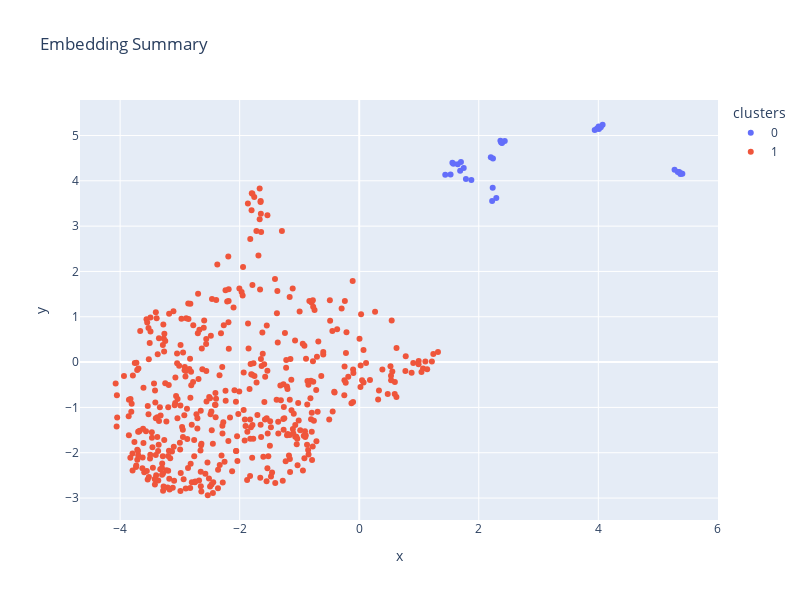

Notebook code for this chart:
### Code cell
df_for_hdbscan = data_visualization.get_df_for_plot(low_dim_embeddings_umap, labels, date_labels, hdbscan_labels)
new_filtered_df_hdbscan = data_visualization.filter_df(df_for_hdbscan, DAYS)
fig_hdbscan, dff = data_visualization.embedding_scatter_plot(new_filtered_df_hdbscan)
fig_hdbscan.show()

### Figure 1 — Plotly figure (JSON) as saved in the notebook; plotly's stock layout.template omitted (floating-point values rounded to 4 significant figures; data arrays with more than 128 entries replaced by an {"elided": "..."} marker saying what was removed)
{"data": [{"customdata": [["-1001034598292", "2023-01-04"], ["-1001034598292", "2023-01-06"], ["-1001034598292", "2023-01-08"], ["-1001034598292", "2023-01-10"], ["-1001034598292", "2023-01-12"], ["-1001262524595", "2023-01-06"], ["-1001277371789", "2023-01-06"], ["-1001277371789", "2023-01-08"], ["-1001546795800", "2023-01-04"], ["-1001553042827", "2023-01-12"], ["-1001662996930", "2023-01-04"], ["-1001662996930", "2023-01-06"], ["-1001662996930", "2023-01-08"], ["-1001662996930", "2023-01-10"], ["-1001663318469", "2023-01-04"], ["-1001676586934", "2023-01-04"], ["-1001676586934", "2023-01-06"], ["-1001676586934", "2023-01-08"], ["-1001676586934", "2023-01-10"], ["-1001676586934", "2023-01-12"], ["-1001700063373", "2023-01-04"], ["-1001700063373", "2023-01-06"], ["-1001700063373", "2023-01-08"], ["-1001700063373", "2023-01-10"], ["-1001700063373", "2023-01-12"], ["-1001702019004", "2023-01-04"], ["-1001702019004", "2023-01-06"], ["-1001702019004", "2023-01-08"], ["-1001702019004", "2023-01-10"], ["-1001702019004", "2023-01-12"], ["-1001710954976", "2023-01-08"], ["-1001832171416", "2023-01-08"], ["-1001856326339", "2023-01-04"]], "hovertemplate": "<b>%{hovertext}</b><br><br>clusters=0<br>x=%{x}<br>y=%{y}<br>ID=%{customdata[0]}<br>date=%{customdata[1]}<extra></extra>", "hovertext": ["Customização do Gnome no Fedora é bem apreciada. D<br>iscussão sobre pirataria e appimages, ressaltando <br>a importância de ter todas as dependências incluíd<br>as. Recomendações de jogos semelhantes ao CS:GO, m<br>encionando Rainbow Six. Problemas com zenity, suas<br> dependências e a transição para yad, considerado <br>mais eficiente. Pergunta sobre o suporte da NVIDIA<br> com Wayland e a situação do zenity no Manjaro. Dú<br>vidas sobre rodar CS:GO no Mint 21.1 e confusão so<br>bre grupos de ajuda, com orientações para procurar<br> suporte apropriado.", "Uso do baloo para busca e gerenciamento de metadad<br>os não mostra palavras-chave. Discussão sobre o tr<br>acker 3, que parece estar instalado. Interesse em <br>adicionar metadados diretamente nos arquivos. Uso <br>de puddletag para músicas e busca de aplicativo pa<br>ra PDFs. Menção ao bibtex como padrão para referên<br>cias de artigos. Regras do grupo Manjaro Brasil ab<br>ordam comportamento esperado. Pergunta sobre softw<br>are de edição de vetores, recomendação do Inkscape<br>. Discussão sobre recurso de placas de vídeo dedic<br>adas no Manjaro e instalação do switcheroo-control<br>.", "Configuração do Telegram e nome de usuário. Proble<br>mas com Bluetooth no Manjaro Gnome e necessidade d<br>e dual boot. Conexão de headset Bluetooth não func<br>iona e adaptador USB é mencionado. Diferenças de f<br>uncionamento do Bluetooth entre Ubuntu e Manjaro. <br>Discussão sobre drivers e versões do kernel, espec<br>ificamente versão 6 no Manjaro. Tentativas de inst<br>alação de Rustdesk e sucesso com TeamViewer e AnyD<br>esk, que funcionou após mudar de Wayland para Xorg<br>. Rustdesk também requer Xorg para funcionar.", "Migração de sistema no Telegram foi fácil e sem pr<br>oblemas. Configuração do Modo Noturno permitiu sil<br>enciar mídias temporariamente. Discussão sobre ger<br>enciar a placa de vídeo Intel UHD Graphics no Manj<br>aro. Pergunta sobre abrir editor de texto no termi<br>nal da tela de login. Dúvidas sobre instalação de <br>driver Nvidia em notebook Asus Vivobook. Problemas<br> de lentidão ao usar o PAMAC para buscar programas<br> no KDE Plasma. Sugestões incluem atualizar o sist<br>ema, usar kernel LTS e considerar o uso do Discove<br>r.", "Uso do Plasma e drivers relacionados. Discussão so<br>bre software necessário, como lm sensors e wtype n<br>o Wayland. Anúncio do retorno do envio de mídia no<br> grupo. Dúvidas sobre o comando system(\"CLEAR\") no<br> Linux e alternativas. Criação de atalhos de tecla<br>do e uso de xdotool. Conversa sobre programação em<br> C++. Questões sobre hwmon e integração com Manjar<br>o. Interação sobre scripts para simular entradas d<br>e teclado em jogos. Compartilhamento de tutoriais <br>e soluções para programações específicas no KDE Pl<br>asma.", "SMART TRADE é uma empresa de investimento em bitco<br>in e forex, com plataforma de negociação automatiz<br>ada. Os investidores podem lucrar com diferentes p<br>lanos de investimento, que oferecem percentuais va<br>riáveis de retorno. A empresa garante depósitos e <br>retiradas instantâneas, com lucros a longo prazo. <br>Muitos usuários compartilham suas experiências pos<br>itivas de depósitos e saques bem-sucedidos. Há um <br>forte senso de apoio e motivação entre os investid<br>ores, enfatizando a importância da crença e da per<br>severança para alcançar o sucesso financeiro. A co<br>munidade expressa gratidão pela oportunidade.", "Inauguração de tópicos específicos para Arduino, K<br>ICAD, Raspberry Pi, impressão 3D e STM32. Discussã<br>o sobre troca de impressoras e qual material impri<br>mir. Anúncio de Mega curso de KICAD e sorteio de i<br>mpressora 3D. Conversa sobre softwares de modelage<br>m 3D como FreeCAD e SolidWorks, além de experiênci<br>as de ensino. Interação sobre mudanças na versão 7<br> do KICAD e comparação de microcontroladores. Comp<br>artilhamento de dicas sobre design gráfico em Inks<br>cape e projetos desafiadores com displays de segme<br>ntos. Discussão sobre o uso de ESP32 e ESP8266.", "Inclusión de Raspberry Pi Nano e instalação de ext<br>ensões. Discussão sobre Kicad e exportação em SVG.<br> Uso de Raspberry Pi 3B+ e alternativas de mini PC<br> x86. Instalação de Devuan Linux e uso de pendrive<br> para swap. Programação com Keil ARM e frameworks <br>HAL e LL para STM32. Comparação entre HAL e LL par<br>a eficiência. Preferência por programação em baixo<br> nível em vez de alto nível. Discussão sobre hardw<br>are, mão de obra e desenvolvimento em ambientes co<br>mo Linux. Criação de repositório para exemplos de <br>programação STM32 e uso de RUST.", "Herzlichen Glückwunsch zu den erfolgreichen Auszah<br>lungen. KRYPTO-EVOLUTION-INVESTITION-COMPANY hat s<br>ich als äußerst legitim und zuverlässig erwiesen. <br>Viele Nutzer teilen positive Erfahrungen und ermut<br>igen andere, zu investieren. Die Plattform bietet <br>große Möglichkeiten, finanzielle Freiheit zu erlan<br>gen. Zahlungen werden schnell und vertrauenswürdig<br> verarbeitet. Teilnehmer werden ermutigt, ihre Erf<br>olge zu teilen und anderen zu helfen, sich anzumel<br>den. Die Diskussion hebt die Bedeutung von Investi<br>tionen in Bitcoin hervor. Agent William erhält Lob<br> für seine Unterstützung. Nutzer betonen, wie die <br>Plattform ihr Leben positiv beeinflusst.", "Cânepa produce mult oxigen și este superioară lemn<br>ului în producția de hârtie și viteză de creștere.<br> Este ecologică, necesitând puțină apă și fără pes<br>ticide. Cânepa are aplicații în medicină, nutriție<br> și construcții. Problema Mănăstirii Frăsinei a ge<br>nerat controverse legate de validitatea documentel<br>or semnate de mitropolit. Se subliniază greșelile <br>din text și autoritatea cărturarilor. Discuții des<br>pre influența sionismului și problemele actuale în<br> Biserică au fost ridicate. Critici față de vaccin<br>uri și efectele lor negative au fost exprimate, su<br>sținând ideea de a gândi critic.", "A quantidade de sinais/tips do grupo será reduzida<br>. Para continuar recebendo os sinais, os interessa<br>dos devem entrar no grupo premium. Há um desconto <br>de 20% para quem fechar até às 23:59hs em qualquer<br> plano. O grupo valoriza decisões rápidas.", "Cobrir caso não saia o canto até os 09min. Esperar<br> se abrir a linha indicada entrar. Participação no<br> Projeto 2% através do Clube do Trader com quatro <br>opções de adesão: Mensal, Trimestral, Semestral e <br>Anual. Reunião de diversos participantes interessa<br>dos no projeto mencionando nomes de envolvidos. De<br>stacada a necessidade de aguardar a abertura da li<br>nha indicada para possíveis ações. Reiteração sobr<br>e a experiência do Clube como imperdível. ", "Escanteios Asiáticos: Apresentação de um tutorial <br>completo para operar com escanteios asiáticos e ap<br>roveitar os palpites. Oportunidades em escanteios:<br> Diversos jogos citados com estatísticas e estraté<br>gias, como Estrela Amadora x Trofense e outros. Es<br>tatísticas ao vivo: Gols, escanteios, ataques, pos<br>se de bola, cartões e desempenho das equipes em pa<br>rtidas em andamento. Expectativas pré-live: Anális<br>es sobre linhas de gols, handicap e escanteios par<br>a os jogos mencionados. Discussão sobre diferentes<br> participantes no grupo.", "Tutorial sobre escanteios asiáticos. Palpites para<br> escanteios disponíveis. Participantes mencionados<br> incluindo Ana, Fabip, Alex, Murilo, Carlos Adrian<br>o, Tainara, entre outros. Discussão coletiva em gr<br>upos. Enfoque na fórmula e estratégias de operação<br> em escanteios asiáticos. Incentivo para os membro<br>s acompanharem e utilizarem os palpites compartilh<br>ados. Relevância do tutorial para apostadores e in<br>teressados nas apostas esportivas. Reiteradas menç<br>ões a participantes diferentes em cada postagem, s<br>ugerindo um grande envolvimento da comunidade. Ori<br>entação prática para aprimorar habilidades de apos<br>ta em escanteios.", "INTERNET ILIMITADA disponível para Android e iPhon<br>e. Teste grátis de 6 horas. Venda de SMS por 5$. A<br>rquivo Gold App Netvelox atualizado. Planos de ace<br>sso para internet com preços variados. Oferecendo <br>painel para revendedores e renda extra. Funcionali<br>dades incluem jogos online, streaming e downloads <br>ilimitados. Planos IPTV disponíveis por R$ 30,00 m<br>ensais. Testes de serviços IPTV ou VPN oferecidos.<br> Migração de créditos para novo painel disponível.<br> Atendimento de segunda a sábado, 12:00 até 19:00.<br> Informações de contato via WhatsApp e Telegram.", "Pedidos de ajuda para fazer Pix em troca de favore<br>s. Indicações de planos de internet e IPTV, como V<br>ivo, Tim e Claro. Venda de itens domésticos por al<br>guém que está se mudando. Ofertas de serviços fina<br>nceiros, como cheque especial e adiantamentos de c<br>rédito. Questionamentos sobre internet boa para re<br>venda e IPTV disponível. Mensagens de boas-vindas <br>e interações sociais. Alertas sobre possíveis frau<br>des e estafadores mencionados na conversa.", "Login de internet com erro. Dúvida sobre teste de <br>internet ilimitada. Interesse em compra de serviço<br>s como UNITV, HBO Max e BluTV. Busca por painel de<br> internet funcionando na região de São Paulo sem n<br>ecessidade de crédito. Conversa sobre curtir a noi<br>te e socialização. Pergunta sobre saldo necessário<br> para acessar internet. Solicitação de aplicativos<br> para Play Store e vendas de outros serviços de st<br>reaming como Prime Video e Star Plus.", "Arquivos e serviços da Vivo discutidos. Questões s<br>obre internet ilimitada e IPTV. Preocupação com po<br>ssíveis golpes relacionados a contas de IPTV. Troc<br>as de informações sobre contas da Netflix. Discuss<br>ões sobre aplicativos e painéis de IPTV. Ofertas e<br> preços de serviços, como Netflix e contas my fami<br>ly. Procura por seguidores para redes sociais. Mét<br>odos de acesso a contas de streaming e IPTV. Inter<br>esse em serviços relacionados a CloudFront.", "Suporte para compras de internet ilimitada. Consul<br>ta sobre matrizes de ingresso para Sympla. Necessi<br>dade de informações sobre internet para iOS. Renov<br>ação de login para serviços. Discussão sobre IPTV <br>e planos disponíveis. Solicitação de ajuda para ac<br>essar teste de serviço. Busca por internet Tim. In<br>teresse na venda de IPTV. Mensagens sobre conteúdo<br>s da Netflix e HBO Max. Conversas informais para e<br>ntretenimento no grupo.", "Venda de cartão clonado. Preço para 3 logins de in<br>ternet ilimitada. Interesse em IPTV, incluindo ser<br>viços e revenda. Disponibilidade de internet para <br>venda. Pedido de internet grátis. Download do YouT<br>ube Revanced. Novo membro no grupo solicitando aju<br>da. Discussão sobre melhor explicação para pagamen<br>to via Pix. Solicitações de aplicativos próprios p<br>ara IPTV. Perguntas sobre a eficácia da internet i<br>limitada.", "Funcionamento do VIP com Iago, especialista em alg<br>oritmo do jogo Aviator, que realiza lives diárias.<br> Acesso ao VIP custa R$12,90 com listas, lives e m<br>entorias. Advertência sobre golpes e pagamentos. E<br>strutura de lives com foco na plataforma Estrelabe<br>t. Comunicações rápidas e atualizações por canal e<br>xclusivo. Pessoas discutindo entradas e saques em <br>tempo real. A importância de cautela ao apostar e <br>estratégias como gale. Engajamento e interação dur<br>ante as lives. Início de novas inscrições e suport<br>e para iniciantes. Discussões sobre plataformas e <br>pagamentos.", "Ideias para ajudar a parar de perder dinheiro com <br>robôs e apostas. Convite para participar de lives <br>diárias com estratégia manual de alta assertividad<br>e. Discussão sobre experiências e dificuldades com<br> diferentes plataformas de apostas, destacando a R<br>ealsbet. Criação de canal de comunicação para alun<br>os com novidades em sinais, resultados e sorteios.<br> Dicas de apostas e gerenciamento. Experiências pe<br>ssoais de lucro e reembolso. Preocupações com recl<br>amações sobre plataformas, mas confiança na orient<br>ação do líder. Informações sobre horários de sinai<br>s e funcionamento do grupo VIP.", "Discussão sobre serviços de sinais e estratégia de<br> apostas sem robôs. Valor de R$12,90 para entrar n<br>o VIP e acesso a sinais 24 horas. Importância de g<br>erenciamento e análise de entrada para evitar perd<br>as. Confirmação de resultados positivos e troca de<br> experiências sobre apostas. Criação de canal de c<br>omunicação para atualizações e novidades. Sugestõe<br>s para entrada e proteção nas apostas. Discussão s<br>obre a necessidade de compreender os gráficos para<br> aumentar lucros. Reclamações sobre perdas enquant<br>o outros relatam sucesso no VIP. Orientações e ins<br>truções sobre as apostas fornecidas pelo grupo.", "Denúncia de golpes envolvendo robôs. Discussão sob<br>re o jogo Aviator e a plataforma Realsbet. Informa<br>ções sobre sinais, VIP, e a frequência de entradas<br>. Valor da assinatura VIP e vantagens em relação a<br>o grupo gratuito. Percepções sobre o desempenho da<br>s apostas e gráficos. Conversas sobre experiências<br> positivas e negativas nos jogos. Suporte e orient<br>ações sobre como proceder com novas apostas. Dúvid<br>as sobre procedimentos de cadastro e funcionamento<br> do grupo. Discussão sobre estratégias de apostas <br>e gerenciamento de banca. Orientações para evitar <br>fraudes.", "Horários das lives e plataformas discutidas. Infor<br>mações sobre o grupo VIP e como se cadastrar. Aler<br>tas sobre golpes e cuidados a serem tomados. Compa<br>rtilhamento de experiências com apostas e resultad<br>os obtidos. Troca de dicas e estratégias sobre apo<br>stas, como uso de proteção e gerenciamento finance<br>iro. Orientação para novatos que desejam aprender <br>sobre apostas. Discussão sobre a confiança nas aná<br>lises e acertos das lives. Indicações de dias e ho<br>rários para novas entradas e sessões ao vivo. Ques<br>tões relacionadas a saques e limites na plataforma<br>.", "Bit-bioltd.com é uma plataforma altamente avaliada<br> de gestão de fundos, focada em trading de ouro, F<br>orex, ações e metais preciosos. A empresa oferece <br>planos de investimento, incluindo um plano diário <br>e um de mineração, com diversos níveis e bônus de <br>referência. A segurança dos investimentos é uma pr<br>ioridade, com estratégias de carteira digital. Tes<br>temunhos de investidores destacam experiências pos<br>itivas e retiradas bem-sucedidas. A plataforma é d<br>escrita como confiável e lucrativa, incentivando n<br>ovos investimentos e compartilhamento de experiênc<br>ias entre os investidores.", "Início da conversa e solicitações de ajuda sobre i<br>nvestimentos. Felicitações por retiradas bem-suced<br>idas de investidores, ressaltando a confiabilidade<br> da empresa. Discussões sobre a eficácia da plataf<br>orma em gerar ganhos instantâneos. Apresentação do<br> Bit-bio Limited Investment Company e suas operaçõ<br>es, incluindo trading e gestão de ativos. Descriçã<br>o dos planos de investimento oferecidos, incluindo<br> detalhes sobre depósitos mínimos e máximos, bônus<br> de referência e retornos. Reafirmação da seguranç<br>a da plataforma e elogios contínuos à sua performa<br>nce. Incentivo à manutenção de investimentos e com<br>partilhamento de experiências positivas.", "Agradecimentos ao admin e reconhecimento da plataf<br>orma como confiável. Sucessos nas retiradas de inv<br>estimentos, com muitos membros celebrando suas vit<br>órias. Reforço sobre a segurança dos investimentos<br> e constantes lucros garantidos. Exaltação ao trab<br>alho dos administradores e à transparência da empr<br>esa. Expressão de gratidão por acompanharem os dep<br>ósitos e garantias de pagamentos. Incentivo a cont<br>inuar investindo, destacando a plataforma como a m<br>elhor para investimentos. Orientações sobre comuni<br>cação e acesso a informações no grupo. Congratulaç<br>ões gerais a todos os investidores por suas conqui<br>stas.", "Sanções não conseguiram desativar o Tornado Cash, <br>enfatizando a dificuldade de encerrá-lo devido à d<br>escentralização. Conversas sobre investimentos em <br>plataformas confiáveis como Trust Minners Investme<br>nt, destacando experiências de sucesso e retiradas<br> rápidas. Contribuições positivas sobre o crescime<br>nto e confiabilidade da empresa, com visitantes ex<br>pressando gratidão pelas oportunidades. Discussões<br> sobre o Bitcoin mantido acima de US$ 17 mil e a e<br>xpectativa sobre o discurso de Powell. Mencionado <br>o lançamento de NFTs com Bonk Inu na Magic Eden, c<br>om queima permanente de tokens usados.", "Parabenização e celebração de ganhos na empresa Bi<br>t-bio. Reputação da empresa como confiável e segur<br>a. Compartilhamento de experiências positivas com <br>retiradas bem-sucedidas. Incentivo para continuar <br>investindo para obter lucros maiores. Apresentação<br> dos planos de investimento e estratégia de cresci<br>mento da empresa. Valor da colaboração e apoio dos<br> administradores. Importância da confiança na empr<br>esa para garantir retornos. Discussão sobre banime<br>ntos de usuários. Mensagens de felicidade da comun<br>idade de investidores e a sensação de segurança ao<br> usar a plataforma.", "Bilhetes com tips de apostas para várias partidas <br>de futebol. Jogos destacados incluem UD Almería x <br>Real Sociedad, Genk x Club Brugge e Granada x Cart<br>agena. Discussão sobre resultados positivos recent<br>es, com sequência de seis apostas vencedoras. Anún<br>cio de uma oportunidade de aprendizado sobre análi<br>ses de apostas. Menção aos horários de início dos <br>jogos, com várias dicas como \"Over 1.5 FT\" e \"Unde<br>r 3.5 FT\". Nota sobre Lionel Scaloni como melhor t<br>écnico de 2022. Agradecimento pela interação e apo<br>io da equipe.", "RAZER investment platform is praised for its relia<br>bility and customer satisfaction. Customers share <br>proof of timely payments and emphasize that the pl<br>atform prioritizes client happiness. The trading i<br>nvolves binary options and account management with<br> high returns on investment. The automated trading<br> software is highlighted for maximizing profits. U<br>sers are encouraged to invest via Bitcoin and cont<br>act the group manager for assistance. Several test<br>imonials speak of transformative financial benefit<br>s and the importance of taking action to achieve w<br>ealth. Continued investment opportunities are emph<br>asized for potential investors.", "Introducción al comercio de bitcoins y funcionamie<br>nto del departamento de comercio internacional. Ta<br>rifa del 10% a pagar antes del retiro. Benefícios <br>e informações gratuitas para membros. Importância <br>de reinvestir para ganhar mais. Atualizações sobre<br> o índice do dólar (DXY) e seu impacto no mercado <br>de criptomoedas. Análises de AVAX e Near, incluind<br>o níveis de resistência e suporte. Recomendação de<br> comprar Bitcoin em níveis de suporte. Instruções <br>para contatar o administrador e iniciar o investim<br>ento. Comunidade ativa agradecendo e celebrando ga<br>nhos."], "legendgroup": "0", "marker": {"color": "#636efa", "symbol": "circle"}, "mode": "markers", "name": "0", "orientation": "v", "showlegend": true, "type": "scatter", "x": [3.94, 4.006, 4.042, 4.01, 3.979, 2.362, 4.016, 4.072, 2.293, 2.224, 1.528, 1.439, 1.785, 1.689, 5.33, 5.353, 5.391, 5.406, 5.373, 5.276, 1.748, 1.648, 1.575, 1.702, 1.559, 2.385, 2.389, 2.435, 2.202, 2.373, 1.876, 2.233, 2.238], "xaxis": "x", "y": [5.119, 5.2, 5.18, 5.144, 5.152, 4.886, 5.181, 5.237, 3.618, 3.554, 4.139, 4.132, 4.038, 4.22, 4.192, 4.194, 4.162, 4.154, 4.152, 4.243, 4.283, 4.363, 4.377, 4.415, 4.4, 4.844, 4.833, 4.877, 4.52, 4.853, 4.019, 3.847, 4.493], "yaxis": "y"}, {"customdata": {"elided": "452x2 str values"}, "hovertemplate": "<b>%{hovertext}</b><br><br>clusters=1<br>x=%{x}<br>y=%{y}<br>ID=%{customdata[0]}<br>date=%{customdata[1]}<extra></extra>", "hovertext": {"elided": "452 str values"}, "legendgroup": "1", "marker": {"color": "#EF553B", "symbol": "circle"}, "mode": "markers", "name": "1", "orientation": "v", "showlegend": true, "type": "scatter", "x": {"elided": "452 float values"}, "xaxis": "x", "y": {"elided": "452 float values"}, "yaxis": "y"}], "layout": {"height": 600, "legend": {"title": {"text": "clusters"}, "tracegroupgap": 0}, "title": {"text": "Embedding Summary"}, "width": 800, "xaxis": {"anchor": "y", "domain": [0, 1], "title": {"text": "x"}}, "yaxis": {"anchor": "x", "domain": [0, 1], "title": {"text": "y"}}}}
